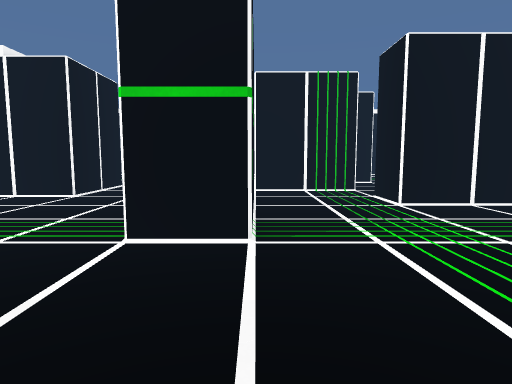
[1] (above)

18 first-person views from a walk through a scene from a Unity 3-D project. The camera is 1.4 m above the floor, tilts 6° down and sees 75° across. Doors are open. The floor is counted in squares, 1 m on a side. Each view is taken from the middle of a square. On the plan, view 1 faces up. The plan holds only what a view shows up to about 15 squares ahead; the rest is blank. The place goes on beyond the plan. The player is left out.

[2]
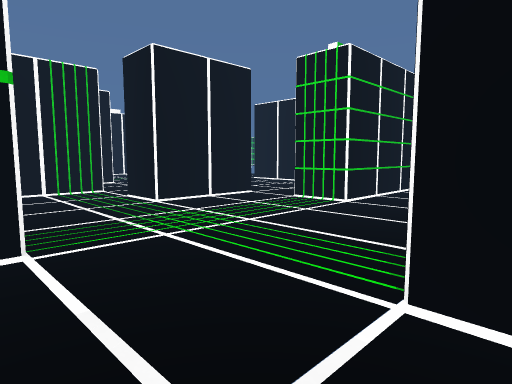

[3]
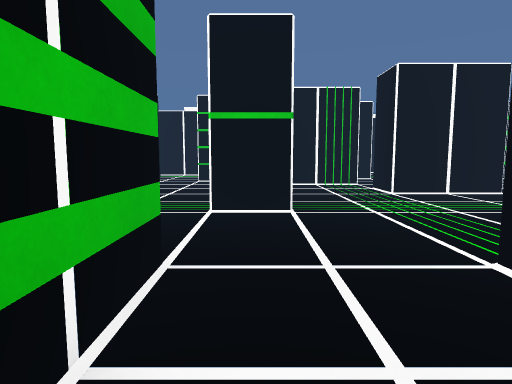

[4]
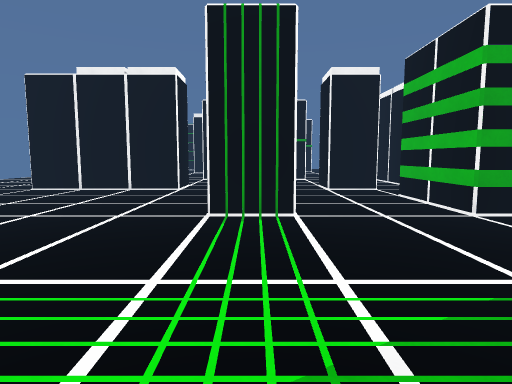

[5]
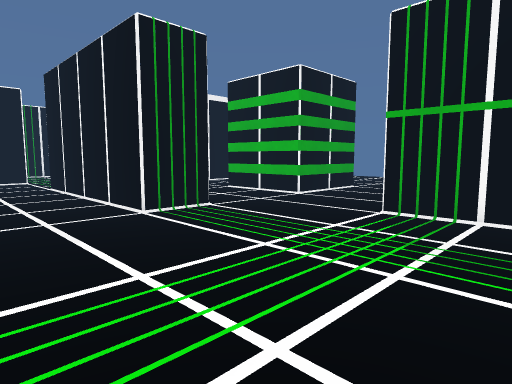

[6]
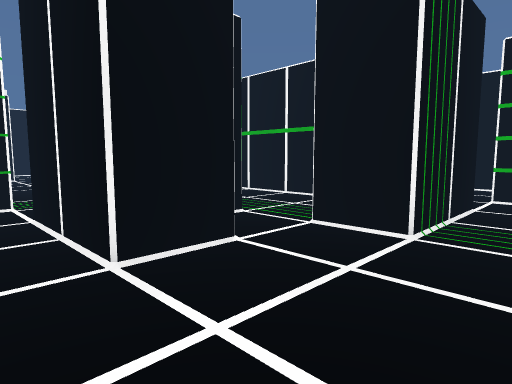

[7]
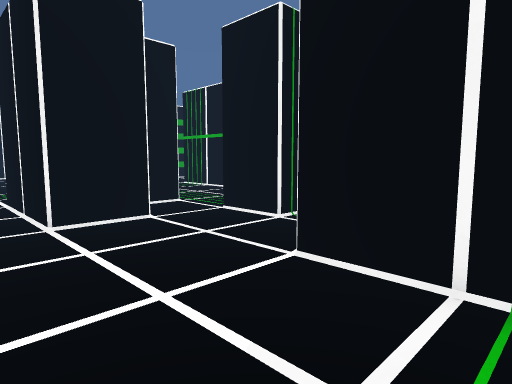

[8]
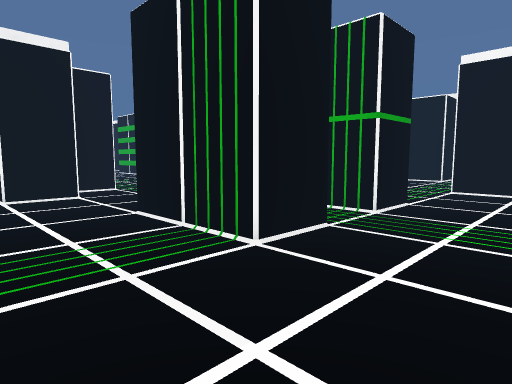

[9]
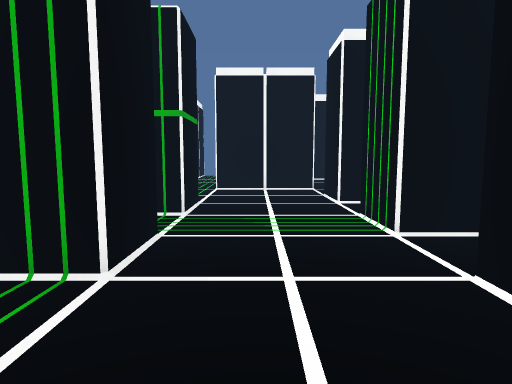

[10]
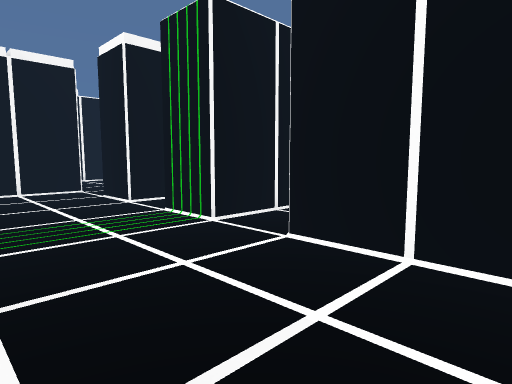

[11]
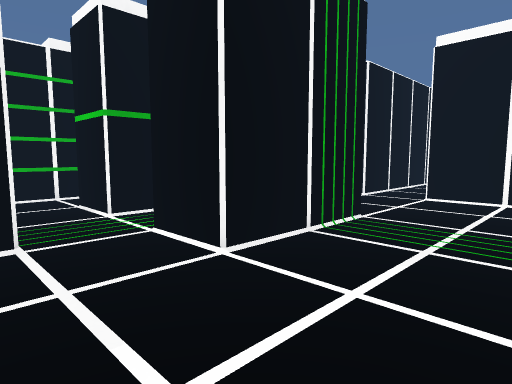

[12]
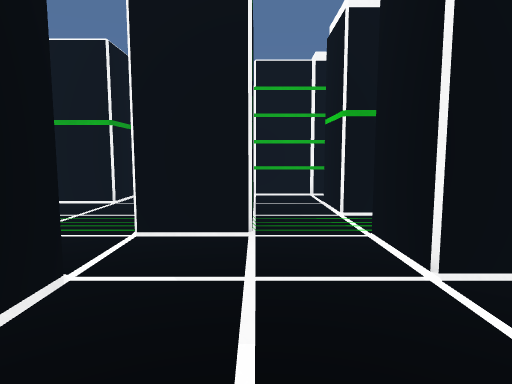

[13]
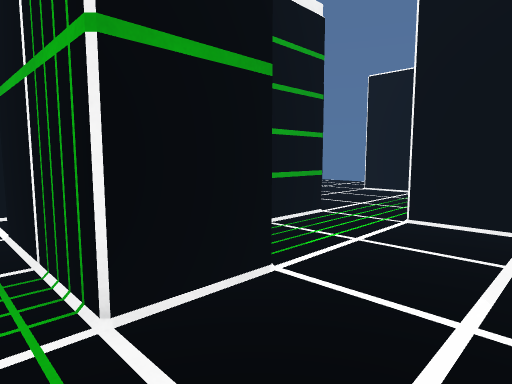

[14]
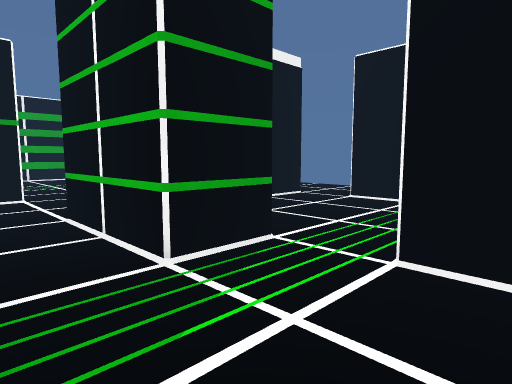

[15]
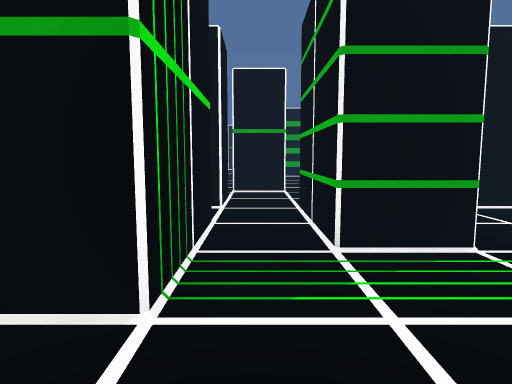

[16]
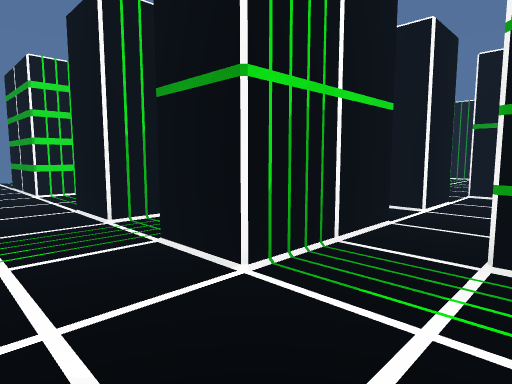

[17]
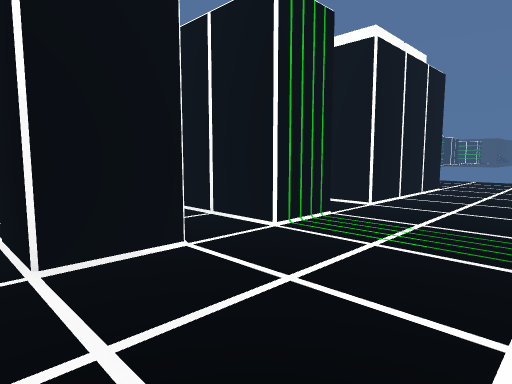

[18]
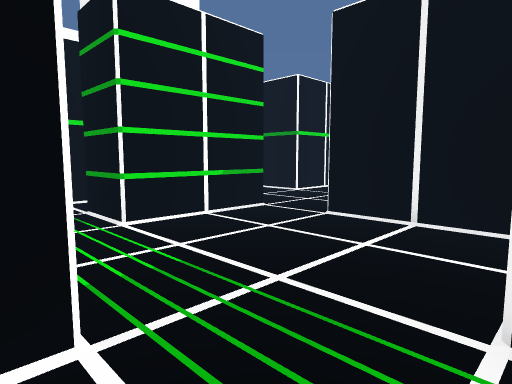

### Floor plan
Key: @ floor where view 1 was taken; # wall or solid block; . floor.
Columns run from 13 left of view 1 to 10 right of it. Each row starts with its distance up from view 1.
 31                  #
 30                ###.
 29               .###.
 28            ###.###.#
 27          ..###.###.#####
 26          #..............
 25          #..............
 24          #..............
 23   .     ##..............
 22     .#  #....###.###....
 21   ...........###.###....
 20   #......###.###   #...
 19   #......###.###.  #....
 18   #......###.###.###....
 17 .........###............
 16 ..#####..###.#####......
 15       #......#####......
 14       #......#####..##.
 13       #............###.
 12     ###....###....####.
 11      ......###...### #.
 10      ......###...#####..
  9       .....  #..........
  8        ....  #.........
  7        ....  #........#
  6         ...###........#
  5          ..##.........##
  4           ..............
  3         ..............
  2        ................
  1        #####...###.....
  0            #.@.  #......
 -1            #...  #......
 -2            #...  #......
 -3            #...  #......
 -4            ....  #......
 -5            ###.  #..####
 -6              #.  #.##

Where each view was taken, in squares from view 1:
view 1: 0 up, 0 right, facing up
view 2: 0 up, 1 left, facing up-right
view 3: 3 down, 1 left, facing up
view 4: 9 up, 3 right, facing down
view 5: 9 up, 8 right, facing down-left
view 6: 18 up, 10 right, facing down-left
view 7: 21 up, 10 right, facing down-left
view 8: 26 up, 10 right, facing down-left
view 9: 24 up, 10 right, facing left
view 10: 22 up, 10 right, facing up-left
view 11: 15 up, 10 right, facing up-left
view 12: 16 up, 10 right, facing left
view 13: 25 up, 3 right, facing down-left
view 14: 24 up, 0 right, facing down-left
view 15: 25 up, 1 left, facing down
view 16: 25 up, 3 left, facing down-right
view 17: 22 up, 3 left, facing up-right
view 18: 23 up, 11 left, facing down-right
